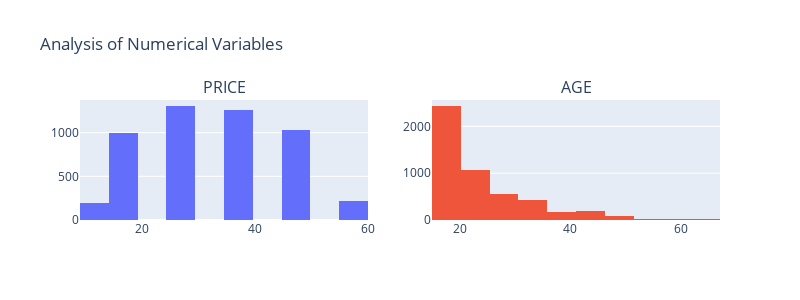

Notebook code cell kept with this figure:
### Markdown cell above
### Analysis of Numerical Variables

### Code cell
num_summary(df, num_cols, True)

### Figure 1 — Plotly figure (JSON) as saved in the notebook; plotly's stock layout.template omitted (floating-point values rounded to 4 significant figures; data arrays with more than 128 entries replaced by an {"elided": "..."} marker saying what was removed)
{"data": [{"type": "histogram", "x": {"elided": "5000 int values"}, "xaxis": "x", "xbins": {"end": 60, "size": 5.1, "start": 9}, "yaxis": "y"}, {"type": "histogram", "x": {"elided": "5000 int values"}, "xaxis": "x2", "xbins": {"end": 67, "size": 5.2, "start": 15}, "yaxis": "y2"}], "layout": {"annotations": [{"font": {"size": 16}, "showarrow": false, "text": "PRICE", "x": 0.225, "xanchor": "center", "xref": "paper", "y": 1, "yanchor": "bottom", "yref": "paper"}, {"font": {"size": 16}, "showarrow": false, "text": "AGE", "x": 0.775, "xanchor": "center", "xref": "paper", "y": 1, "yanchor": "bottom", "yref": "paper"}], "height": 300, "showlegend": false, "title": {"text": "Analysis of Numerical Variables"}, "width": 800, "xaxis": {"anchor": "y", "domain": [0, 0.45]}, "xaxis2": {"anchor": "y2", "domain": [0.55, 1]}, "yaxis": {"anchor": "x", "domain": [0, 1]}, "yaxis2": {"anchor": "x2", "domain": [0, 1]}}}
